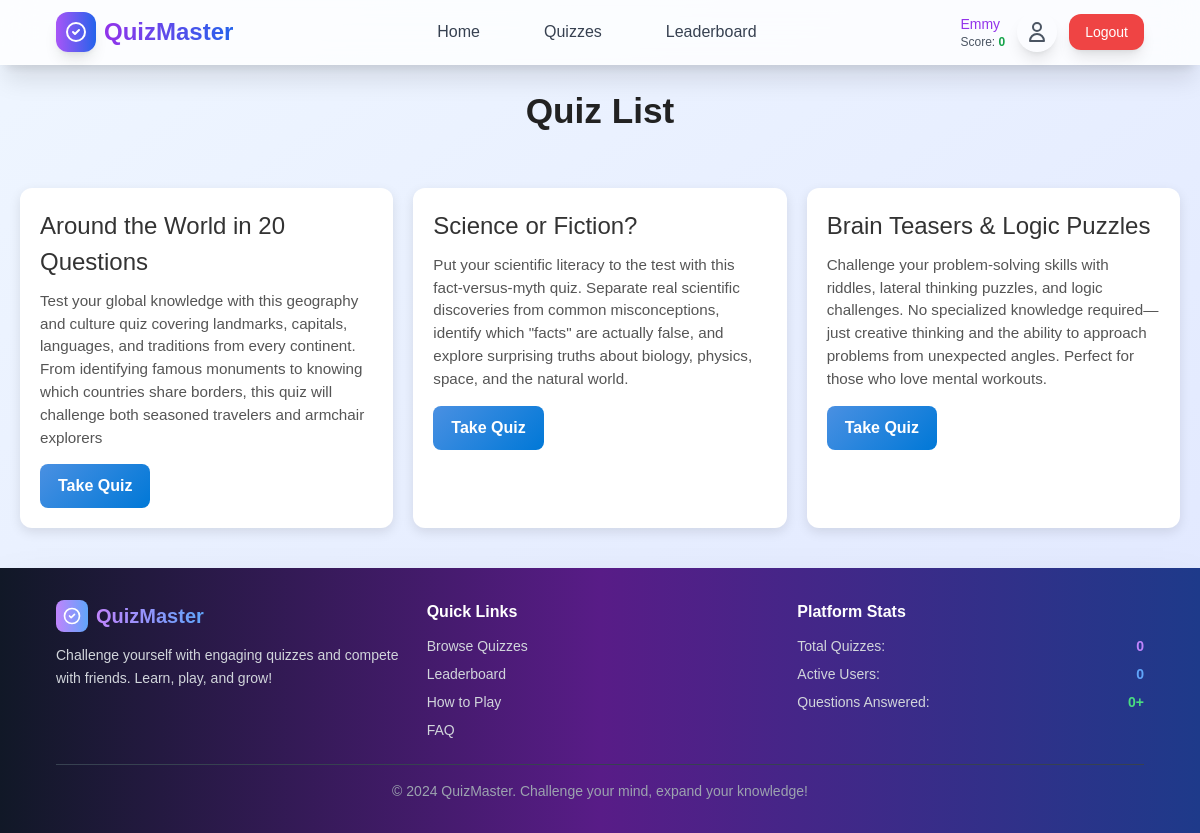
The app's page /quiz/ (signed in) with its own data.
### quizApp/models.py (models this page shows, shortened)
class Quiz(models.Model):
    title = models.CharField(max_length=200)
    description = models.TextField(blank=True)
    created_at = models.DateTimeField(auto_now_add=True)

### quizApp/views.py (the view)
# urls.py: path('', views.quiz_list, name='quiz_list'),
@login_required
def quiz_list(request):
    quizzes = Quiz.objects.all()
    return render(request, 'quiz_list.html', {'quizzes': quizzes})

### quizApp/templates/quiz_list.html (shortened to what this page needs)
{% extends "base.html" %}
{% block content %}
    <h1 class="page-title">Quiz List</h1>
    <div class="quiz-container">
        {% for quiz in quizzes %}
            <div class="quiz-card">
                <h2>{{ quiz.title }}</h2>
                <p>{{ quiz.description }}</p>
                <a href="{% url 'quizApp:take_quiz' quiz.id %}" class="quiz-btn">Take Quiz</a>
            </div>
        {% endfor %}
    </div>
{% endblock %}

### templates/base.html (shortened to what this page needs)
{% load static %}
<!DOCTYPE html>
<html lang="en">
<head>
    <script src="https://cdn.tailwindcss.com"></script>
    <link rel="stylesheet" href="{% static 'css/auth.css' %}">
</head>
<body class="min-h-screen bg-gradient-to-br from-blue-50 to-indigo-100 flex flex-col">
    <nav class="bg-white/80 backdrop-blur-lg shadow-xl border-b border-white/20 sticky top-0 z-50">
        <div class="max-w-6xl mx-auto px-4 sm:px-6 lg:px-8">
            <div class="flex justify-between items-center h-16">
                <div class="flex items-center space-x-2">
                    <div class="w-10 h-10 bg-gradient-to-r from-purple-500 to-blue-600 rounded-xl flex items-center justify-center transform hover:rotate-12 transition-all duration-300 shadow-lg">
                        <svg class="w-6 h-6 text-white" fill="none" stroke="currentColor" viewBox="0 0 24 24">
                            <path stroke-linecap="round" stroke-linejoin="round" stroke-width="2" d="M9 12l2 2 4-4m6 2a9 9 0 11-18 0 9 9 0 0118 0z"></path>
                        </svg>
                    </div>
                    <a href="" class="text-2xl font-bold bg-gradient-to-r from-purple-600 to-blue-600 bg-clip-text text-transparent hover:scale-105 transform transition-all duration-300">
                    </a>
                </div>
                <div class="hidden md:flex items-center space-x-8">
                    <a href="" class="text-gray-700 hover:text-purple-600 px-4 py-2 font-medium transition-all duration-300 hover:bg-purple-50 rounded-xl relative group">
                        <span class="relative z-10">Home</span>
                    </a>
                    <a href="}" class="text-gray-700 hover:text-purple-600 px-4 py-2 font-medium transition-all duration-300 hover:bg-purple-50 rounded-xl relative group">
                        <span class="relative z-10">Quizzes</span>
                    </a>
                    <a href="" class="text-gray-700 hover:text-purple-600 px-4 py-2 font-medium transition-all duration-300 hover:bg-purple-50 rounded-xl relative group">
                        <span class="relative z-10">Leaderboard</span>
                    </a>
                </div>
                <div class="flex items-center space-x-4">
                    {% if user.is_authenticated %}
                        <div class="flex items-center space-x-3">
                            <div class="text-sm text-gray-600">
                                <span class="font-medium text-purple-600">{{ user.username }}</span>
                                <div class="text-xs">Score: <span class="font-bold text-green-600">{{ user.score|default:0 }}</span></div>
                            </div>
                            <a href="" class="p-2 text-gray-600 hover:text-purple-600 hover:bg-purple-50 rounded-full transition-all duration-300 transform hover:scale-110 shadow-lg hover:shadow-xl">
                                <svg class="w-6 h-6" fill="none" stroke="currentColor" viewBox="0 0 24 24">
                                    <path stroke-linecap="round" stroke-linejoin="round" stroke-width="2" d="M16 7a4 4 0 11-8 0 4 4 0 018 0zM12 14a7 7 0 00-7 7h14a7 7 0 00-7-7z"></path>
                                </svg>
                            </a>
                            <a href="{% url 'authApp:logout' %}" class="bg-red-500 text-white px-4 py-2 rounded-xl hover:bg-red-600 transform hover:scale-105 transition-all duration-300 shadow-lg hover:shadow-xl text-sm">Logout</a>
                        </div>
                    {% endif %}
                </div>
            </div>
        </div>
    </nav>
    <main class="flex-grow main_container">
        {% block content %}{% endblock %}
    </main>
    <footer class="bg-gradient-to-r from-gray-900 via-purple-900 to-blue-900 text-white shadow-2xl">
        <div class="max-w-6xl mx-auto px-4 sm:px-6 lg:px-8 py-8">
            <div class="grid grid-cols-1 md:grid-cols-3 gap-6">
                <div class="space-y-3">
                    <div class="flex items-center space-x-2">
                        <div class="w-8 h-8 bg-gradient-to-r from-purple-400 to-blue-400 rounded-lg flex items-center justify-center">
                            <svg class="w-5 h-5 text-white" fill="none" stroke="currentColor" viewBox="0 0 24 24">
                                <path stroke-linecap="round" stroke-linejoin="round" stroke-width="2" d="M9 12l2 2 4-4m6 2a9 9 0 11-18 0 9 9 0 0118 0z"></path>
                            </svg>
                        </div>
                        <h3 class="text-xl font-bold bg-gradient-to-r from-purple-400 to-blue-400 bg-clip-text text-transparent">QuizMaster</h3>
                    </div>
                    <p class="text-gray-300 text-sm leading-relaxed">Challenge yourself with engaging quizzes and compete with friends. Learn, play, and grow!</p>
                </div>
                <div class="space-y-3">
                    <h4 class="font-semibold text-white">Quick Links</h4>
                    <ul class="space-y-2 text-sm">
                        <li><a href="" class="text-gray-300 hover:text-purple-400 transition-colors duration-300 hover:pl-2 transform">Browse Quizzes</a></li>
                        <li><a href="" class="text-gray-300 hover:text-purple-400 transition-colors duration-300 hover:pl-2 transform">Leaderboard</a></li>
                        <li><a href="#" class="text-gray-300 hover:text-purple-400 transition-colors duration-300 hover:pl-2 transform">How to Play</a></li>
                        <li><a href="#" class="text-gray-300 hover:text-purple-400 transition-colors duration-300 hover:pl-2 transform">FAQ</a></li>
                    </ul>
                </div>
                <div class="space-y-3">
                    <h4 class="font-semibold text-white">Platform Stats</h4>
                    <div class="space-y-2 text-sm">
                        <div class="flex justify-between items-center">
                            <span class="text-gray-300">Total Quizzes:</span>
                            <span class="font-bold text-purple-400 animate-pulse-slow">{{ total_quizzes|default:0 }}</span>
                        </div>
                        <div class="flex justify-between items-center">
                            <span class="text-gray-300">Active Users:</span>
                            <span class="font-bold text-blue-400 animate-bounce-soft">{{ active_users|default:0 }}</span>
                        </div>
                        <div class="flex justify-between items-center">
                            <span class="text-gray-300">Questions Answered:</span>
                            <span class="font-bold text-green-400">{{ total_answers|default:0 }}+</span>
                        </div>
                    </div>
                </div>
            </div>
            <div class="border-t border-gray-700 mt-6 pt-4 text-center">
                <p class="text-gray-400 text-sm">© 2024 QuizMaster. Challenge your mind, expand your knowledge!</p>
            </div>
        </div>
    </footer>
</body>
</html>

### static/css/auth.css (style rules this page uses)
.main_container { margin: 20px auto; height: auto; min-height: calc(200px + 50px + 50px); }
.page-title { text-align: center; font-size: 2.2rem; margin-bottom: 30px; font-weight: bold; color: #222; }
.quiz-container { display: grid; grid-template-columns: repeat(auto-fit, minmax(300px, 1fr)); gap: 20px; padding: 20px; }
.quiz-card { background: #fff; border-radius: 12px; padding: 20px; box-shadow: 0 4px 12px rgba(0,0,0,0.1); transition: transform 0.3s ease, box-shadow 0.3s ease; }
.quiz-card h2 { margin: 0 0 10px; font-size: 1.5rem; color: #333; }
.quiz-card p { color: #555; font-size: 0.95rem; margin-bottom: 15px; }
.quiz-btn { display: inline-block; padding: 10px 18px; background: linear-gradient(135deg, #4a90e2, #0078d7); color: white; border-radius: 8px; text-decoration: none; font-weight: bold; transition: background 0.3s ease; }
body { margin: 0; font-family: 'Poppins', sans-serif; background: linear-gradient(135deg, #1a1a40, #0f2027, #2c5364); color: white; overflow-x: hidden; }

### records on screen
Quiz: title "Around the World in 20 Questions", description "Test your global knowledge with this geography and culture quiz covering landmarks, capitals, languages, and traditions from every continent. From identifying famous monuments to knowing which countries share borders, this quiz will challenge both seasoned travelers and armchair explorers"
Quiz: title "Science or Fiction?", description "Put your scientific literacy to the test with this fact-versus-myth quiz. Separate real scientific discoveries from common misconceptions, identify which \"facts\" are actually false, and explore surprising truths about biology, physics, space, and the natural world."
Quiz: title "Brain Teasers & Logic Puzzles", description "Challenge your problem-solving skills with riddles, lateral thinking puzzles, and logic challenges. No specialized knowledge required—just creative thinking and the ability to approach problems from unexpected angles. Perfect for those who love mental workouts."

### other values on screen
{{ user.username }} "Emmy"
{{ user.score|default:0 }} "0"
{{ total_quizzes|default:0 }} "0"
{{ active_users|default:0 }} "0"
{{ total_answers|default:0 }} "0"
